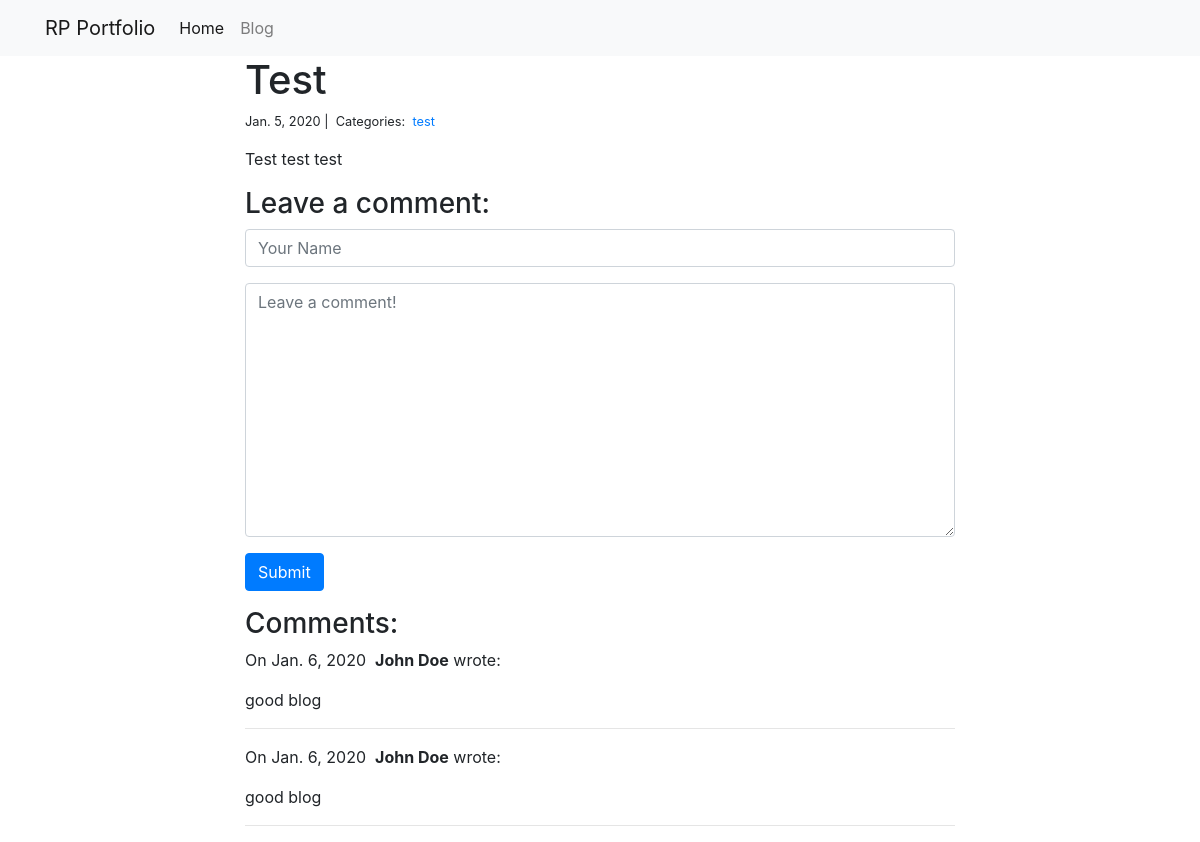
/blog/2/, run on an earlier commit of the app's database.
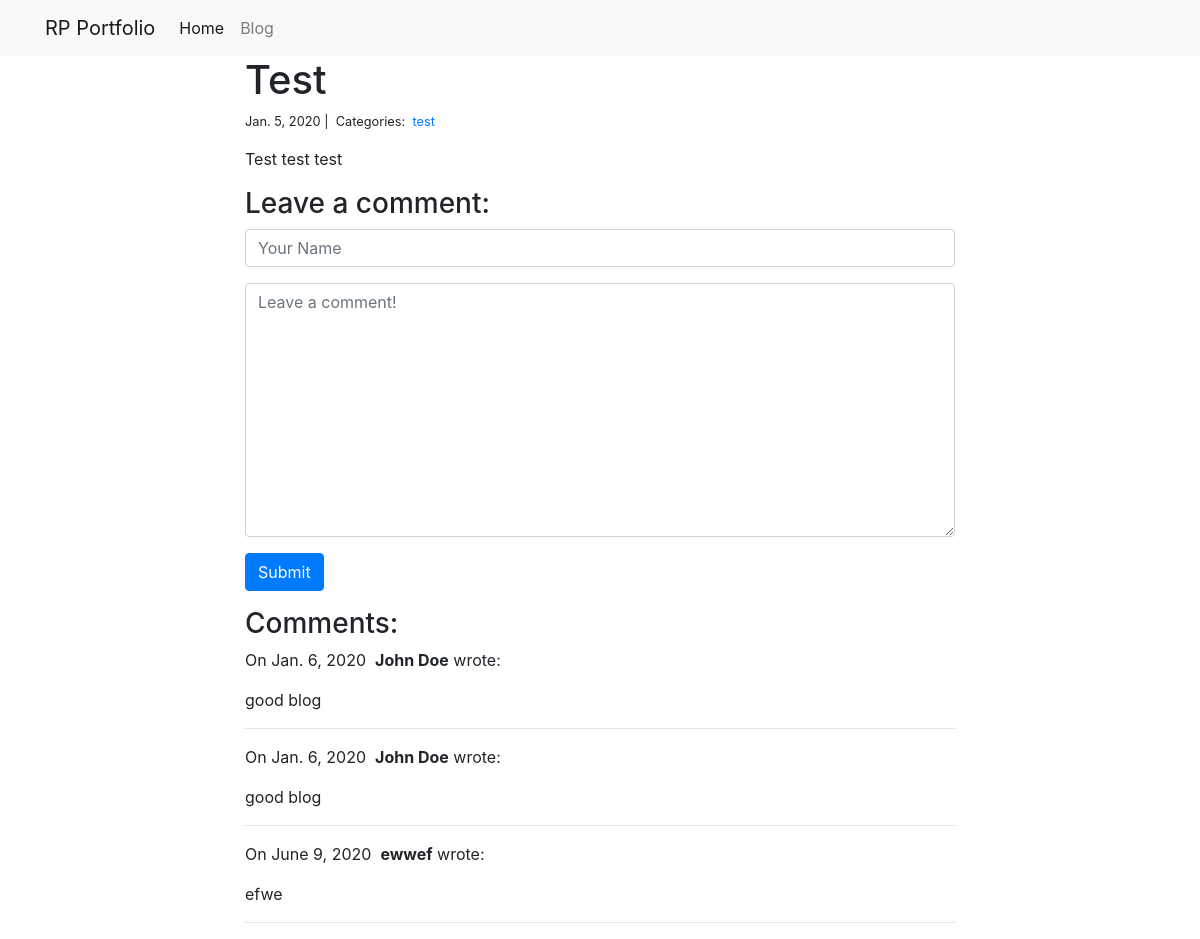
And on a later commit of the database.
### blog/models.py (models this page shows)
class Post(models.Model):
    title = models.CharField(max_length=255)
    body = models.TextField()
    created_on = models.DateTimeField(auto_now_add=True)
    last_modified = models.DateTimeField(auto_now=True)
    categories = models.ManyToManyField("Category", related_name="posts")

class Category(models.Model):
    name = models.CharField(max_length=20)

class Comment(models.Model):
    author = models.CharField(max_length=60)
    body = models.TextField()
    created_on = models.DateTimeField(auto_now_add=True)
    post = models.ForeignKey("Post", on_delete=models.CASCADE)

### blog/views.py (the view, shortened to what this page needs)
# urls.py: path("<int:pk>/", views.blog_detail, name="blog_detail"),
def blog_detail(request, pk):
    post = Post.objects.get(pk=pk)
    comments = Comment.objects.filter(post=post)
    form = CommentForm()
    context = {"post": post, "comments": comments, "form": form}
    return render(request, "blog_detail.html", context)

### blog/forms.py
class CommentForm(forms.Form):
    author = forms.CharField(
        max_length=60,
        widget=forms.TextInput(attrs={
            "class": "form-control",
            "placeholder": "Your Name"
        })
    )
    body = forms.CharField(widget=forms.Textarea(
        attrs={
            "class": "form-control",
            "placeholder": "Leave a comment!"
        })
    )

### blog/templates/blog_detail.html (shortened to what this page needs)
{% extends "base.html" %}
{% block page_content %}
<div class="col-md-8 offset-md-2">
    <h1>{{ post.title }}</h1>
    <small>
        {{ post.created_on.date }} |&nbsp;
        Categories:&nbsp;
        {% for category in post.categories.all %}
        <a href="{% url 'blog_category' category.name %}">
            {{ category.name }}
        </a>&nbsp;
        {% endfor %}
    </small>
    <p>{{ post.body | linebreaks }}</p>
    <h3>Leave a comment:</h3>
    <form action="/blog/{{ post.pk }}/" method="post">
        <div class="form-group">
            {{ form.author }}
        </div>
        <div class="form-group">
            {{ form.body }}
        </div>
        <button type="submit" class="btn btn-primary">Submit</button>
    </form>
    <h3>Comments:</h3>
    {% for comment in comments %}
    <p>
        On {{comment.created_on.date }}&nbsp;
        <b>{{ comment.author }}</b> wrote:
    </p>
    <p>{{ comment.body }}</p>
    <hr>
    {% endfor %}
</div>
{% endblock %}

### personal_portfolio/templates/base.html (shortened to what this page needs)
<link rel="stylesheet" href="https://stackpath.bootstrapcdn.com/bootstrap/4.1.3/css/bootstrap.min.css">
<nav class="navbar navbar-expand-lg navbar-light bg-light">
    <div class="container">
        <a class="navbar-brand" href="{% url 'project_index' %}">RP Portfolio</a>
        <div class="collapse navbar-collapse" id="navbarSupportedContent">
          <ul class="navbar-nav mr-auto">
            <li class="nav-item active">
              <a class="nav-link" href="{% url 'project_index' %}">Home</a>
            </li>
            <li class="nav-item">
              <a class="nav-link" href="{% url 'blog_index' %}">Blog</a>
            </li>
          </ul>
        </div>
    </div>
</nav>
<div class="container">
    {% block page_content %}{% endblock %}
</div>

What changed in the data, as far as the page shows it:
added Comment: created_on "June 9, 2020", author "ewwef", body "efwe"
